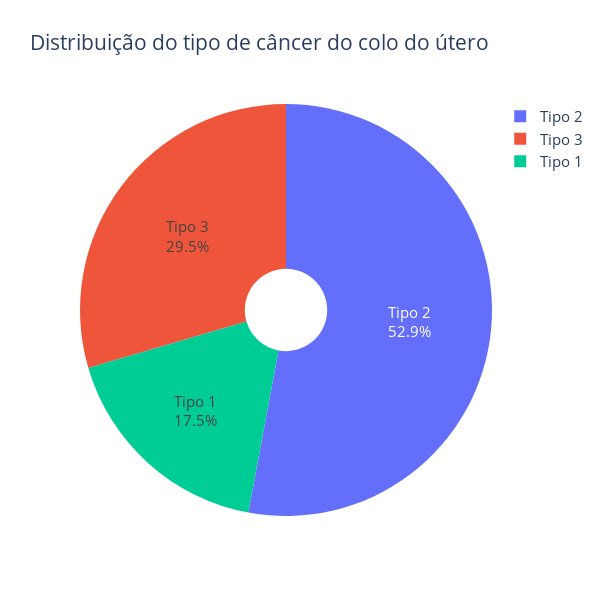

Source (notebook cell):
### Code cell
# Grafico do dataset
pie_plot = go.Pie(labels= tipo_count.index.to_list(), values= tipo_count.values.flatten(),
                 hole= 0.2, text= tipo_count.index.to_list(), textposition='auto')
fig = go.Figure([pie_plot])
fig.update_layout(title_text='Distribuição do tipo de câncer do colo do útero', font_size=15, autosize=False, width=600, height=600)
fig.show()

### Figure 1 — Plotly figure (JSON) as saved in the notebook; plotly's stock layout.template omitted (floating-point values rounded to 4 significant figures)
{"data": [{"hole": 0.2, "labels": ["Tipo 2", "Tipo 3", "Tipo 1"], "text": ["Tipo 2", "Tipo 3", "Tipo 1"], "textposition": "auto", "type": "pie", "values": [4346, 2426, 1440]}], "layout": {"autosize": false, "font": {"size": 15}, "height": 600, "title": {"text": "Distribuição do tipo de câncer do colo do útero"}, "width": 600}}
